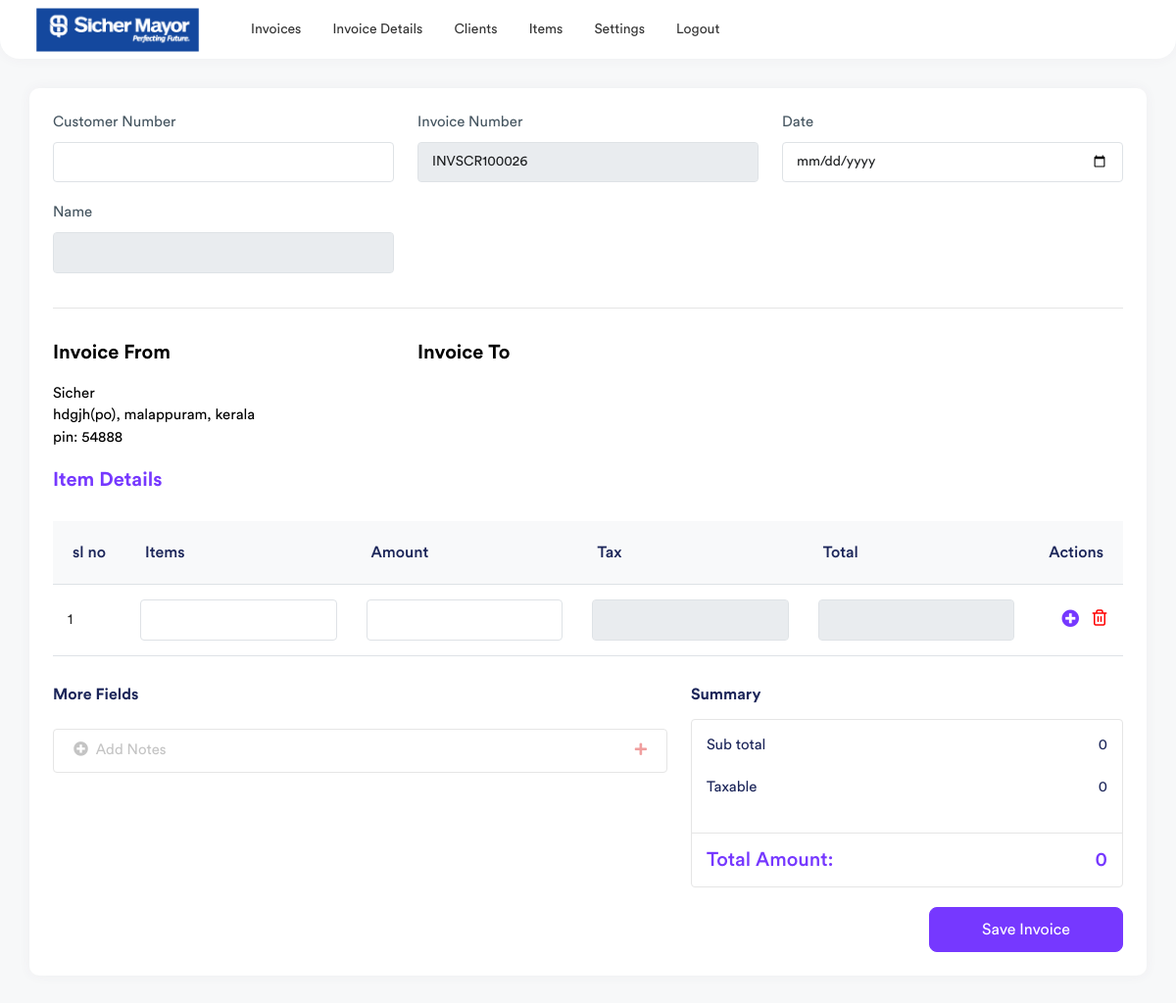
/invoice (signed in), run on an earlier commit of the app's database.
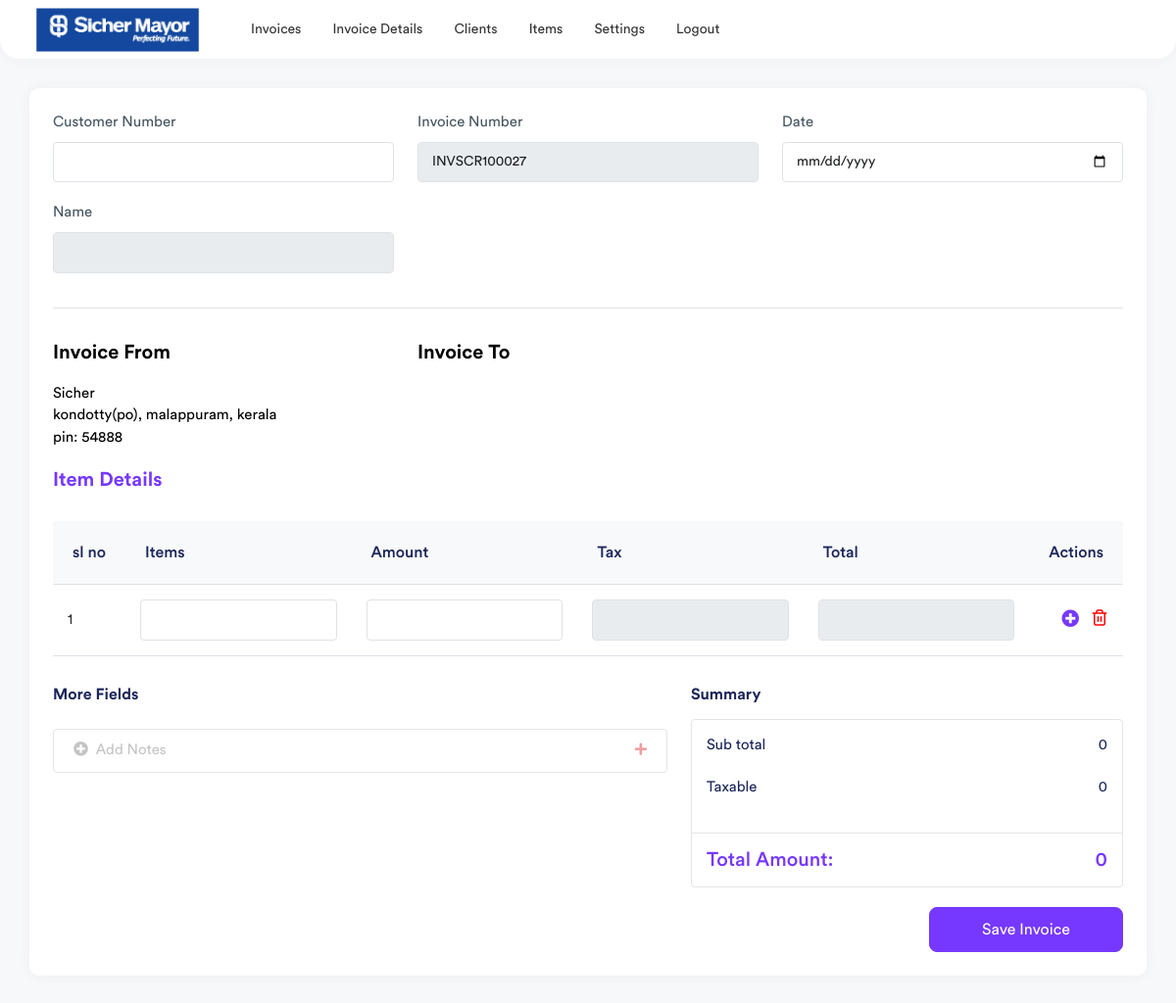
And on a later commit of the database.
### invoice/models.py (models this page shows, shortened)
class FromDetails(models.Model):
    name = models.CharField(max_length=50,null=True)
    phone = models.CharField(max_length=20,null=True)
    email = models.CharField(max_length=50,null=True)
    website = models.CharField(max_length=50,null=True)
    address = models.CharField(max_length=100,null=True)
    district = models.CharField(max_length=50,null=True)
    state = models.CharField(max_length=25,null=True)
    pincode = models.CharField(max_length=15,null=True)
    class Meta:
        verbose_name_plural = ("Main Admin")

### invoice/views.py (the view)
# urls.py: path('invoice',views.invoice, name='invoice'),
@login_required(login_url="/login-page/")
def invoice(request):
    if Invoice.objects.exists():
        inv = Invoice.objects.last().id
        inv_id = 'INVSCR'+str(100000+inv)
    else:
        inv=0
        inv_id = 'INVSCR'+str(100000+inv)
    customers = ClientDetails.objects.all()
    admin_details = FromDetails.objects.all().last()
    items = Items.objects.all()
    context = {
        "invoice_id":inv_id,
        "customers":customers,
        "admin_details":admin_details,
        "items":items,
    }
    return render(request,'invoice.html',context)

### templates/invoice.html (shortened to what the changed rows need)
{% extends 'base.html' %}
{% load static %}
{% block content %}
<div class="page-wrapper" >
    <div class="content container-fluid">
        <div class="row">
            <div class="col-md-12">
                <div class="card invoices-add-card">
                    <div class="card-body">
                        <div class="invoices-main-form">
                            <div class="row">
                                <div class="col-xl-4 col-md-6 col-sm-12 col-12">
                                    <div class="form-group">
                                        <label>Invoice Number</label>
                                        <input type="text" class="form-control" id="invoicenumber" value="{{invoice_id}}" readonly name="invoicenumber" >
                                    </div>
                                </div>
                            </div>
                        </div>
                        <div class="invoice-item">
                            <div class="row">
                                <div class="col-xl-4 col-lg-6 col-md-6">
                                    <div class="invoice-info">
                                        <strong class="customer-text">Invoice From </strong>
                                        <p class="invoice-details invoice-details-two">
                                            {{admin_details.name}}<br>
                                            {{admin_details.address}}, {{admin_details.district}}, {{admin_details.state }}<br>
                                            pin: {{admin_details.pincode}}<br>
                                        </p>
                                    </div>
                                </div>
                            </div>
                        </div>
                        <div class="invoice-add-table">
                            <div class="table-responsive">
                                <table class="table table-center add-table-items">
                                    <thead>
                                        <tr><th>sl no</th>
                                            <th>Items</th>
                                            <th>Amount</th>
                                            <th>Tax</th>
                                            <th>Total</th>
                                            <th>Actions</th>
                                        </tr>
                                    </thead>
                                </table>
                            </div>
                        </div>
                    </div>
                </div>
            </div>
        </div>
    </div>
</div>
{% endblock %}

What changed in the data, as far as the page shows it:
changed FromDetails "Sicher": address "hdgjh(po)" → "kondotty(po)"
Also different on the page:
form field invoicenumber: "INVSCR100026" → "INVSCR100027"
